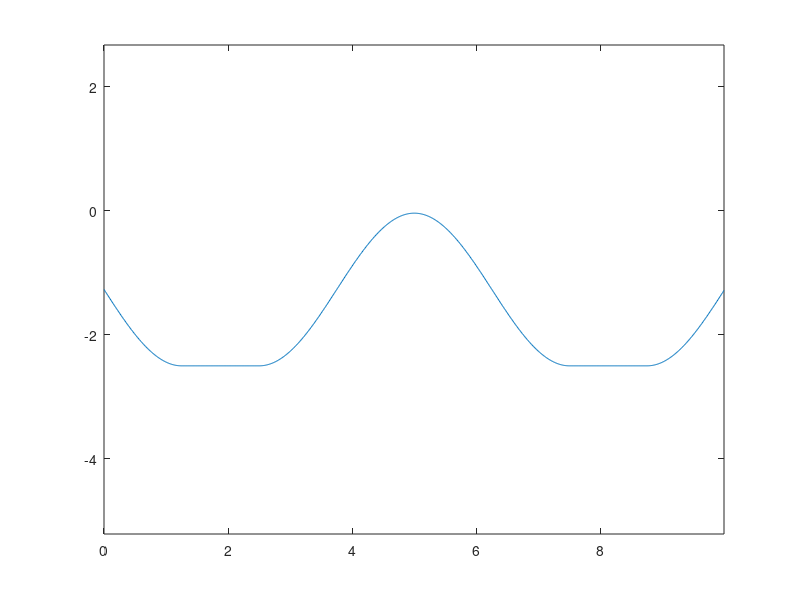

The MATLAB script that drew this image:
%% Script for generating the thickness profile of a marimba bar as a function of
%the horizontal position
% Fabio Antonacci, 2021 @ Musical Acoustics, A.A. 2021/2022
dx = 0.01; % Step of the horizontal axis
x = 0:dx:10-dx; % Horizontal axis
N = length(x);
z = zeros(size(x)); % Variable for storing the thickness of the bar as a
%function of the horizontal position
a = 1.23; % To be modified in the range 0.1-->0.9, step 0.1
b = 1;
for n = 1:floor(N/8)-1
z(n) = a-2.5-a*cos((x(n)-1.25)*2*pi*b/5);
end
for n = floor(N/8):floor(N/4) % Constant thickness for the first fourth of the
%length of the bar
 z(n) = -2.5;
end
for n = floor(N/4)+1:3*floor(N/4) % Sinusoidal thickness profile in the central
%part of the bar
 z(n) = a-2.5+a*cos((x(n)-5)*2*pi*b/5);
end
for n = 6*floor(N/8)+1:7*floor(N/8) % Constant thickness for the last fourth of
%the length of the bar
 z(n) = -2.5;
end
for n = 7*floor(N/8)+1:N
z(n) = a-2.5-a*cos(-(x(n)-8.75)*2*pi*b/5);
end
plot(x,z)
axis equal
